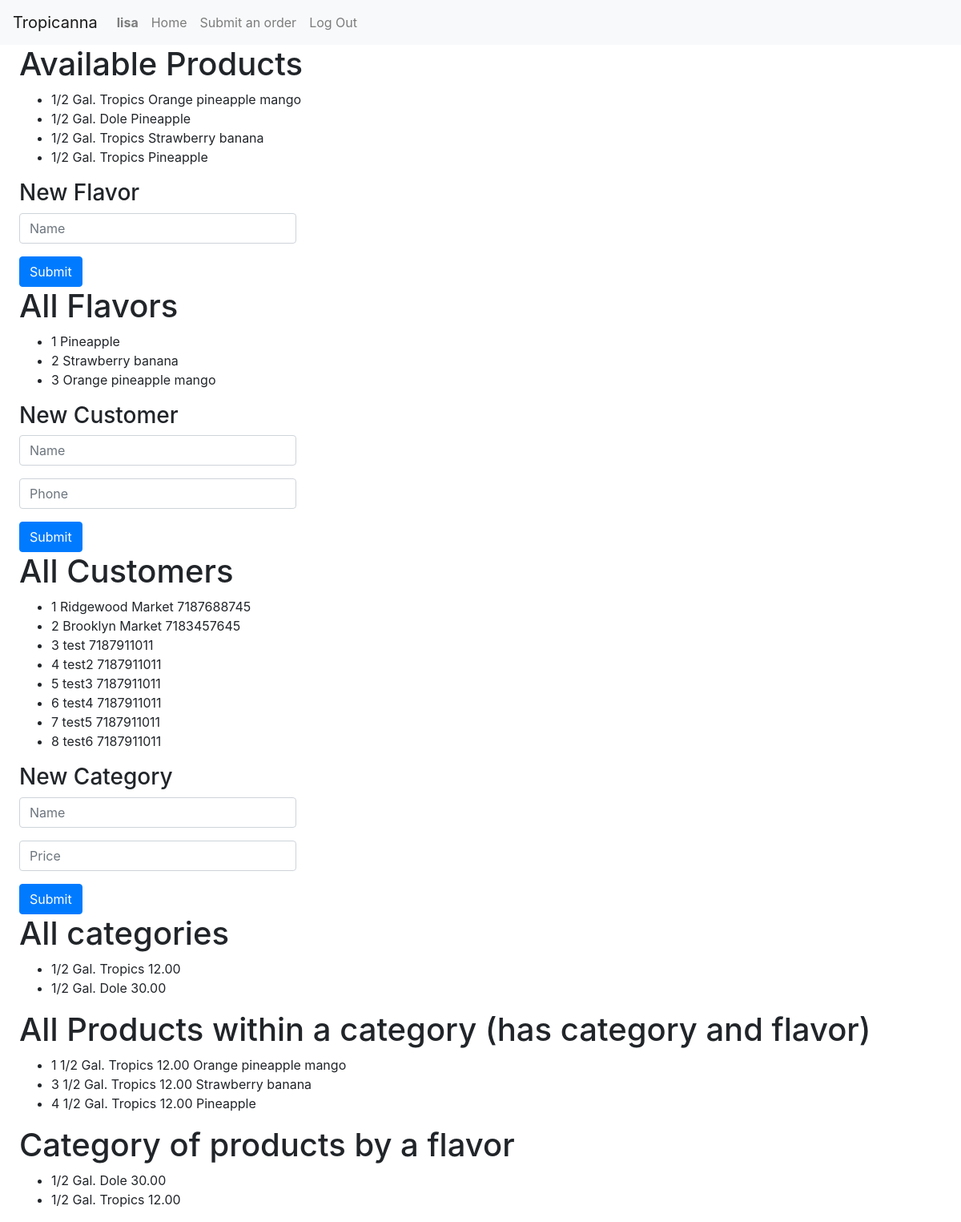
The page / (signed in) on the database as committed earlier.
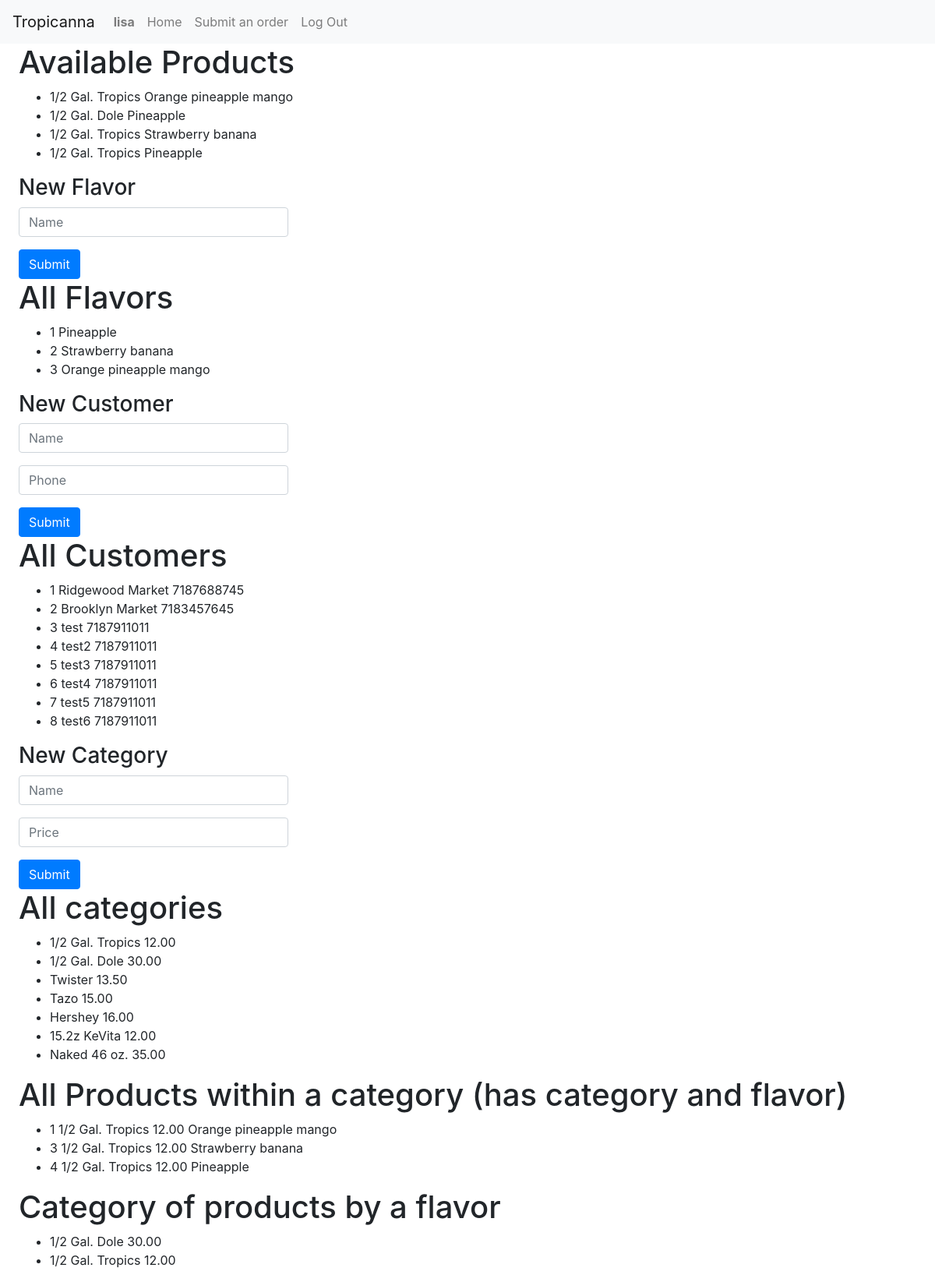
The same page on the database as committed later.
### tropicanna/models.py (models this page shows, shortened)
class Product(models.Model):
    category = models.ForeignKey(
        "Category", on_delete=models.CASCADE, related_name="products")
    flavor = models.ForeignKey(
        "Flavor", on_delete=models.CASCADE, related_name="products")

class Category(models.Model):
    name = models.CharField(max_length=100)
    price = models.DecimalField(max_digits=8, decimal_places=2)

class Flavor(models.Model):
    name = models.CharField(max_length=100)

class Customer(models.Model):
    name = models.CharField(max_length=100)
    phone = models.IntegerField()

### tropicanna/views.py (the view)
# urls.py: path("", views.index, name="index"),
def index(request):
    category = Category.objects.get(name="1/2 Gal. Tropics")
    products_by_category = category.products.all()
    flavor = Flavor.objects.get(name="Pineapple")
    products_by_flavor = flavor.products.all()
    return render(request, "tropicanna/index.html", {
        "all_products": Product.objects.all(),
        "all_flavors": Flavor.objects.all(),
        "customers": Customer.objects.all(),
        "categories": Category.objects.all(),
        "products": products_by_category,
        "flavors": products_by_flavor
    })

### tropicanna/templates/tropicanna/index.html (shortened to what this page needs)
{% extends "tropicanna/layout.html" %}
{% load static %}
{% block body %}
<div>
	<h1>Available Products</h1>
	<ul>
		{% for product in all_products %}
		<li>
			{{product.category.name}}
			{{product.flavor.name}}
		</li>
		{% endfor %}
	</ul>
</div>
{% if user.is_authenticated %}
<div>
	<h3>New Flavor</h3>
	<form id="flavor-form">
		<div class="form-group">
			<input id="flavor-name" class="form-control" placeholder="Name" required>
		</div>
		<input type="submit" class="btn btn-primary" />
	</form>
</div>
<div>
	<h1>All Flavors</h1>
	<ul>
		{% for flavor in all_flavors %}
		<li>
			{{flavor.id}}
			{{flavor.name}}
		</li>
		{% endfor %}
	</ul>
</div>
<div>
	<h3>New Customer</h3>
	<form id="customer-form">
		<div class="form-group">
			<input id="customer-name" class="form-control" placeholder="Name" required>
		</div>
		<div class="form-group">
			<input class="form-control" id="customer-phone" placeholder="Phone">
		</div>
		<input type="submit" class="btn btn-primary" />
	</form>
</div>
<h1>All Customers</h1>
<ul>
	{% for customer in customers %}
	<li>
		{{customer.id}}
		{{customer.name}}
		{{customer.phone}}
	</li>
	{% endfor %}
</ul>
<div>
	<h3>New Category</h3>
	<form id="category-form">
		<div class="form-group">
			<input id="category-name" class="form-control" placeholder="Name" required>
		</div>
		<div class="form-group">
			<input id="category-price" class="form-control" placeholder="Price" type="number" min="0.00" max="10000.00"
				step="0.01" required>
		</div>
		<input type="submit" class="btn btn-primary" />
	</form>
</div>
<h1>All categories</h1>
<ul>
	{% for category in categories %}
	<li>
		{{category.name}}
		{{category.price}}
	</li>
	{% endfor %}
</ul>
<h1>All Products within a category (has category and flavor)</h1>
<ul>
	{% for product in products %}
	<li>
		{{product.id}}
		{{product.category.name}}
		{{product.category.price}}
		{{product.flavor.name}}
	</li>
	{% endfor %}
</ul>
<h1>Category of products by a flavor</h1>
<ul>
	{% for flavor in flavors %}
	<li>
		{{flavor.category.name}}
		{{flavor.category.price}}
	</li>
	{% endfor %}
</ul>
{% endif %}
{% endblock %}

Rows that differ between the two databases and show on the page:
added Category: name "Twister", price "13.50"
added Category: name "Tazo", price "15.00"
added Category: name "Hershey", price "16.00"
added Category: name "15.2z KeVita", price "12.00"
added Category: name "Naked 46 oz.", price "35.00"
